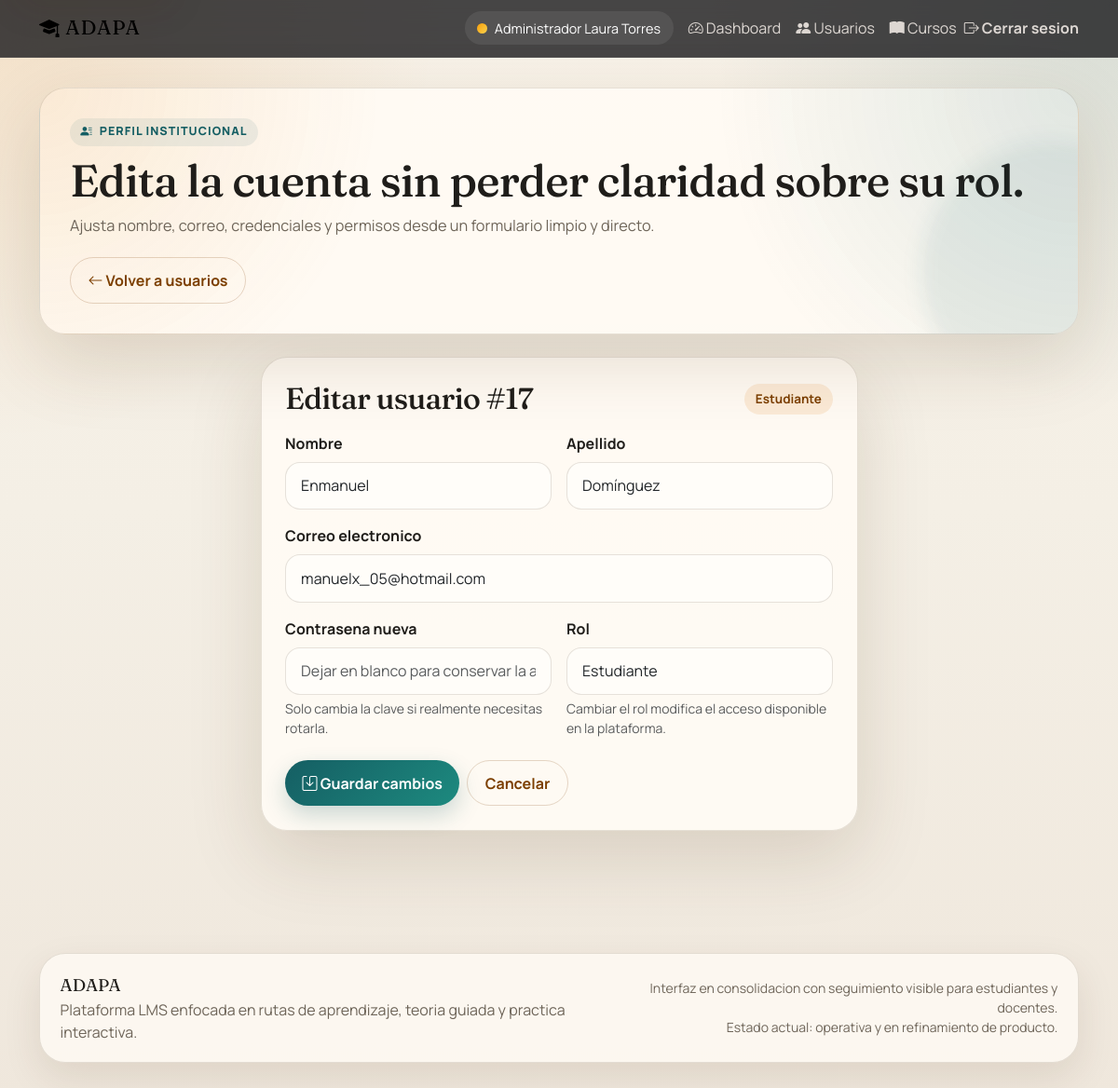
Page /admin/usuarios/edit/17 (signed in) on the committed database.
### tables this page shows
CREATE TABLE `usuarios` (
  `id` int(11) NOT NULL AUTO_INCREMENT,
  `instancia_id` int(11) NOT NULL,
  `email` varchar(255) NOT NULL,
  `password_hash` varchar(255) NOT NULL,
  `nombre` varchar(255) NOT NULL,
  `apellido` varchar(255) NOT NULL,
  `es_estudiante` tinyint(1) NOT NULL DEFAULT 0,
  `es_profesor` tinyint(1) NOT NULL DEFAULT 0,
  `es_admin_institucion` tinyint(1) NOT NULL DEFAULT 0,
  `vista_default` enum('creador','estudiante') NOT NULL DEFAULT 'estudiante',
  `es_menor` tinyint(1) NOT NULL DEFAULT 0,
  `tutor_nombre` varchar(255) DEFAULT NULL,
  `tutor_email` varchar(255) DEFAULT NULL,
  `autorizacion_tutor_fecha` timestamp NULL DEFAULT NULL,
  `activo` tinyint(1) NOT NULL DEFAULT 1,
  `email_verificado` tinyint(1) NOT NULL DEFAULT 0,
  `ultimo_acceso` timestamp NULL DEFAULT NULL,
  `intentos_fallidos` int(11) NOT NULL DEFAULT 0,
  `creado_por` int(11) DEFAULT NULL,
  `creado_en` timestamp NOT NULL DEFAULT current_timestamp(),
  `modificado_en` timestamp NOT NULL DEFAULT current_timestamp() ON UPDATE current_timestamp(),
  PRIMARY KEY (`id`),
  UNIQUE KEY `email` (`email`),
  KEY `instancia_id` (`instancia_id`),
  CONSTRAINT `usuarios_ibfk_1` FOREIGN KEY (`instancia_id`) REFERENCES `instancias` (`id`)
);

### core/Auth.php (called while the page is built, shortened)
<?php
class Auth {
    public static function isLoggedIn() {
        return isset($_SESSION['user_id']);
    }
    public static function getUserRole() {
        return $_SESSION['user_role'] ?? 'user';
    }
    public static function hasRole($role) {
        return self::getUserRole() === $role;
    }
}

### core/Database.php (called while the page is built, shortened)
<?php
class Database {
    private $host = DB_HOST;
    private $user = DB_USER;
    private $pass = DB_PASS;
    private $dbh;
    private $stmt;
    public function __construct($dbname = DB_NAME) {
        $port = defined('DB_PORT') ? DB_PORT : 3306;
        $charset = defined('DB_CHARSET') ? DB_CHARSET : 'utf8mb4';
        $dsn = 'mysql:host=' . $this->host . ';port=' . $port . ';dbname=' . $dbname . ';charset=' . $charset;
        $options = array(
            PDO::ATTR_PERSISTENT => true,
            PDO::ATTR_ERRMODE => PDO::ERRMODE_EXCEPTION
        );
        try {
            $this->dbh = new PDO($dsn, $this->user, $this->pass, $options);
        } catch (PDOException $e) {
            $this->error = $e->getMessage();
        }
    }
    public function query($sql) {
        $this->stmt = $this->dbh->prepare($sql);
    }
    public function bind($param, $value, $type = null) {
        if (is_null($type)) {
            switch (true) {
                case is_int($value):
                    $type = PDO::PARAM_INT;
                    break;
                default:
                    $type = PDO::PARAM_STR;
            }
        }
        $this->stmt->bindValue($param, $value, $type);
    }
    public function execute() {
        return $this->stmt->execute();
    }
    public function single() {
        $this->execute();
        return $this->stmt->fetch(PDO::FETCH_OBJ);
    }
}

### index.php (called while the page is built)
<?php
require_once __DIR__ . '/config/database.php';
require_once __DIR__ . '/config.php';
require_once __DIR__ . '/core/Router.php';
require_once __DIR__ . '/core/Auth.php';
$router = new Router();
$router->add('GET', '/login', 'shared/AuthController', 'showLoginForm');
$router->add('POST', '/login', 'shared/AuthController', 'login');
$router->add('POST', '/logout', 'shared/AuthController', 'logout');
$router->add('GET', '/', 'shared/HomeController', 'index');
$router->add('GET', '/about', 'shared/AboutController', 'index');
$router->add('GET', '/profesor/cursos', 'profesor/CursoController', 'index');
$router->add('GET', '/profesor/cursos/create', 'profesor/CursoController', 'create');
$router->add('POST', '/profesor/cursos/create', 'profesor/CursoController', 'create');
$router->add('GET', '/profesor/cursos/edit/{id}', 'profesor/CursoController', 'edit');
$router->add('POST', '/profesor/cursos/edit/{id}', 'profesor/CursoController', 'edit');
$router->add('POST', '/profesor/cursos/delete/{id}', 'profesor/CursoController', 'delete');
$router->add('GET', '/profesor/cursos/{id}/lecciones', 'profesor/LeccionController', 'index');
$router->add('GET', '/profesor/cursos/{id}/lecciones/create', 'profesor/LeccionController', 'create');
$router->add('POST', '/profesor/cursos/{id}/lecciones/create', 'profesor/LeccionController', 'create');
$router->add('GET', '/profesor/lecciones/edit/{id}', 'profesor/LeccionController', 'edit');
$router->add('POST', '/profesor/lecciones/edit/{id}', 'profesor/LeccionController', 'edit');
$router->add('POST', '/profesor/lecciones/delete/{id}', 'profesor/LeccionController', 'delete');
$router->add('GET', '/profesor/lecciones/{id}/teoria', 'profesor/TeoriaController', 'index');
$router->add('GET', '/profesor/lecciones/{id}/teoria/create', 'profesor/TeoriaController', 'create');
$router->add('POST', '/profesor/lecciones/{id}/teoria/create', 'profesor/TeoriaController', 'create');
$router->add('GET', '/profesor/teoria/edit/{id}', 'profesor/TeoriaController', 'edit');
$router->add('POST', '/profesor/teoria/edit/{id}', 'profesor/TeoriaController', 'edit');
$router->add('POST', '/profesor/teoria/delete/{id}', 'profesor/TeoriaController', 'delete');
$router->add('GET', '/profesor/lecciones/{id}/actividades', 'profesor/ActividadController', 'index');
$router->add('GET', '/profesor/lecciones/{id}/actividades/create', 'profesor/ActividadController', 'create');
$router->add('POST', '/profesor/lecciones/{id}/actividades/create', 'profesor/ActividadController', 'create');
$router->add('GET', '/profesor/actividades/config/{tipo}/{id}', 'profesor/ActividadController', 'config');
$router->add('POST', '/profesor/actividades/config/{tipo}/{id}', 'profesor/ActividadController', 'config');
$router->add('GET', '/profesor/actividad/edit/{id}', 'profesor/ActividadController', 'edit');
$router->add('POST', '/profesor/actividad/edit/{id}', 'profesor/ActividadController', 'edit');
$router->add('POST', '/profesor/actividad/delete/{id}', 'profesor/ActividadController', 'delete');
$router->add('GET', '/profesor/actividad/{id}/preview', 'profesor/ActividadController', 'preview');
$router->add('GET', '/profesor/actividad/{id}/configurar', 'profesor/ActividadController', 'configurar');
$router->add('GET', '/estudiante/actividad/{id}', 'estudiante/EstudianteActividadController', 'index');
$router->add('POST', '/estudiante/actividad/guardar-respuesta', 'estudiante/EstudianteActividadController', 'guardarRespuesta');
$router->add('GET', '/profesor/calificaciones', 'profesor/CalificacionesController', 'index');
$router->add('GET', '/profesor/calificaciones/curso/{id}', 'profesor/CalificacionesController', 'curso');
$router->add('GET', '/profesor/calificaciones/revisar/{id}', 'profesor/CalificacionesController', 'revisar');
$router->add('POST', '/profesor/calificaciones/calificar/{id}', 'profesor/CalificacionesController', 'calificar');
$router->add('GET', '/profesor/estudiantes', 'profesor/EstudiantesController', 'index');
$router->add('GET', '/estudiante', 'estudiante/EstudianteController', 'index');
$router->add('GET', '/estudiante/cursos', 'estudiante/EstudianteController', 'index');
$router->add('POST', '/estudiante/inscribir/{id}', 'estudiante/EstudianteController', 'inscribir');
$router->add('GET', '/estudiante/cursos/{id}/continuar', 'estudiante/EstudianteController', 'continuarCurso');
$router->add('GET', '/estudiante/cursos/{id}/lecciones', 'estudiante/EstudianteController', 'lecciones');
$router->add('GET', '/estudiante/lecciones/{id}/contenido', 'estudiante/EstudianteController', 'contenidoLeccion');
$router->add('GET', '/estudiante/actividades/{id}', 'estudiante/EstudianteController', 'realizarActividad');
$router->add('POST', '/estudiante/actividades/{id}/responder', 'estudiante/EstudianteController', 'responderActividad');
$router->add('POST', '/estudiante/teoria/{id}/leer', 'estudiante/EstudianteController', 'marcarTeoria');
$router->add('GET', '/estudiante/progreso', 'estudiante/ProgresoController', 'index');
$router->add('GET', '/estudiante/calificaciones', 'estudiante/CalificacionesController', 'index');
$router->add('GET', '/admin', 'admin/AdminController', 'index');
$router->add('GET', '/admin/usuarios', 'admin/AdminController', 'usuarios');
$router->add('GET', '/admin/usuarios/edit/{id}', 'admin/AdminController', 'editUsuario');
$router->add('POST', '/admin/usuarios/edit/{id}', 'admin/AdminController', 'editUsuario');
$router->add('POST', '/admin/usuarios/delete/{id}', 'admin/AdminController', 'deleteUsuario');
$router->add('GET', '/admin/cursos', 'admin/AdminController', 'cursos');
$router->add('GET', '/register', 'shared/RegisterController', 'showRegisterForm');
$router->add('POST', '/register', 'shared/RegisterController', 'register');
$uri = strtok($_SERVER['REQUEST_URI'], '?');
$method = $_SERVER['REQUEST_METHOD'];
$router->dispatch($uri, $method);

### config.php (called while the page is built, shortened)
<?php
function url($path = '') {
    if (strpos($path, BASE_URL) === 0) {
        return $path;
    }
    return BASE_URL . $path;
}

### views/admin/usuarios_edit.php (the view, shortened to what this page needs)
<?php require_once __DIR__ . '/../partials/header.php'; ?>
<div class="container">
    <section class="page-hero mb-4">
        <span class="eyebrow"><i class="bi bi-person-lines-fill"></i> Perfil institucional</span>
        <h1 class="page-title">Edita la cuenta sin perder claridad sobre su rol.</h1>
        <p class="page-subtitle">
            Ajusta nombre, correo, credenciales y permisos desde un formulario limpio y directo.
        </p>
        <div class="hero-actions">
            <a href="<?php echo url('/admin/usuarios'); ?>" class="btn btn-outline-secondary">
                <i class="bi bi-arrow-left"></i> Volver a usuarios
            </a>
        </div>
    </section>
    <div class="row justify-content-center">
        <div class="col-xl-7 col-lg-8">
            <div class="form-shell">
                <div class="card-body">
                    <div class="section-title">
                        <h2>Editar usuario #<?php echo (int) $user->id; ?></h2>
                        <span class="soft-badge">
                            <?php
                            if ($user->es_admin_institucion) {
                                echo 'Administrador';
                            } elseif ($user->es_profesor) {
                                echo 'Profesor';
                            } else {
                                echo 'Estudiante';
                            }
                            ?>
                        </span>
                    </div>
                    <form action="<?php echo url('/admin/usuarios/edit/' . $user->id); ?>" method="POST" class="row g-3">
                        <div class="col-md-6">
                            <label for="nombre" class="form-label">Nombre</label>
                            <input type="text" class="form-control" id="nombre" name="nombre" value="<?php echo htmlspecialchars($user->nombre); ?>" required>
                        </div>
                        <div class="col-md-6">
                            <label for="apellido" class="form-label">Apellido</label>
                            <input type="text" class="form-control" id="apellido" name="apellido" value="<?php echo htmlspecialchars($user->apellido); ?>" required>
                        </div>
                        <div class="col-12">
                            <label for="email" class="form-label">Correo electronico</label>
                            <input type="email" class="form-control" id="email" name="email" value="<?php echo htmlspecialchars($user->email); ?>" required>
                        </div>
                        <div class="col-md-6">
                            <label for="password" class="form-label">Contrasena nueva</label>
                            <input type="password" class="form-control" id="password" name="password" placeholder="Dejar en blanco para conservar la actual">
                            <div class="form-text text-muted">Solo cambia la clave si realmente necesitas rotarla.</div>
                        </div>
                        <div class="col-md-6">
                            <label for="rol" class="form-label">Rol</label>
                            <select class="form-select" id="rol" name="rol" required>
                                <option value="estudiante" <?php echo ($user->es_estudiante && !$user->es_profesor && !$user->es_admin_institucion) ? 'selected' : ''; ?>>Estudiante</option>
                            </select>
                            <div class="form-text text-muted">Cambiar el rol modifica el acceso disponible en la plataforma.</div>
                        </div>
                        <div class="col-12 d-flex gap-2 flex-wrap pt-2">
                            <button type="submit" class="btn btn-primary">
                                <i class="bi bi-save"></i> Guardar cambios
                            </button>
                            <a href="<?php echo url('/admin/usuarios'); ?>" class="btn btn-outline-secondary">Cancelar</a>
                        </div>
                    </form>
                </div>
            </div>
        </div>
    </div>
</div>
<?php require_once __DIR__ . '/../partials/footer.php'; ?>

### core/Router.php (shortened to what this page needs)
<?php
class Router {
    private $routes = [];
    private $basePath;
    public function __construct() {
        $this->basePath = BASE_URL;
    }
    public function add($method, $route, $controller, $action) {
        $this->routes[$method][$route] = ['controller' => $controller, 'action' => $action];
    }
    public function dispatch($uri, $method) {
        $uri = $this->removeBasePath($uri);
        foreach ($this->routes[$method] as $route => $routeInfo) {
            $pattern = preg_replace('/\{[^}]+\}/', '([^/]+)', $route);
            $pattern = '#^' . $pattern . '$#';
            if (preg_match($pattern, $uri, $matches)) {
                array_shift($matches);
                $action = $routeInfo['action'];
                $controllerInstance = new $controllerClass();
                if (method_exists($controllerInstance, $action)) {
                    call_user_func_array([$controllerInstance, $action], $matches);
                } else {
                    http_response_code(404);
                    echo "404 Method Not Found";
                }
                return;
            }
        }
    }
    private function removeBasePath($uri) {
        if (strpos($uri, $this->basePath) === 0) {
            $uri = substr($uri, strlen($this->basePath));
        }
        return $uri;
    }
}

### rows in the picture
usuarios: id "17", nombre "Enmanuel", apellido "Domínguez", email "manuelx_05@hotmail.com", rol "Estudiante"
